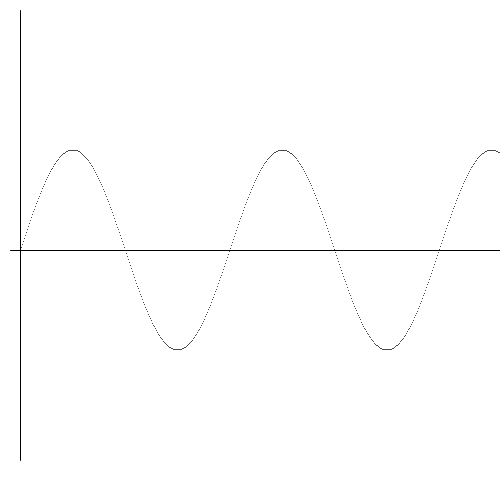
Frame 1 (no input)
Frame 2 (the mouse pressed at the canvas centre, redrawn once): identical to frame 1, image omitted

The Processing sketch that drew this single still picture (run headless with seeded random() and noise(); the mouse was pressed at the canvas centre and the sketch redrawn once):

// Processing sketch: Creating_Sin
// ── Creating_Sin.pde
void setup(){
size(500,500);
noLoop();
}

void draw()
{
  background(255,255,255);
  float xpi; //takes values from 0 to 2π
  float y=250; //takes the start from the graph for Y axis
  int x=20; //begin the graph from the starting point
  int f=30; //begin point from the X axis
  
  line(20,10,20,460); //Y-axis
  line(10,250,500,250); //X-axis
  
  for(xpi=0; xpi<=(2*PI); xpi+=0.001)
  {
  point(x,y-sin(f*xpi)*100);
  x++;
  }
}
